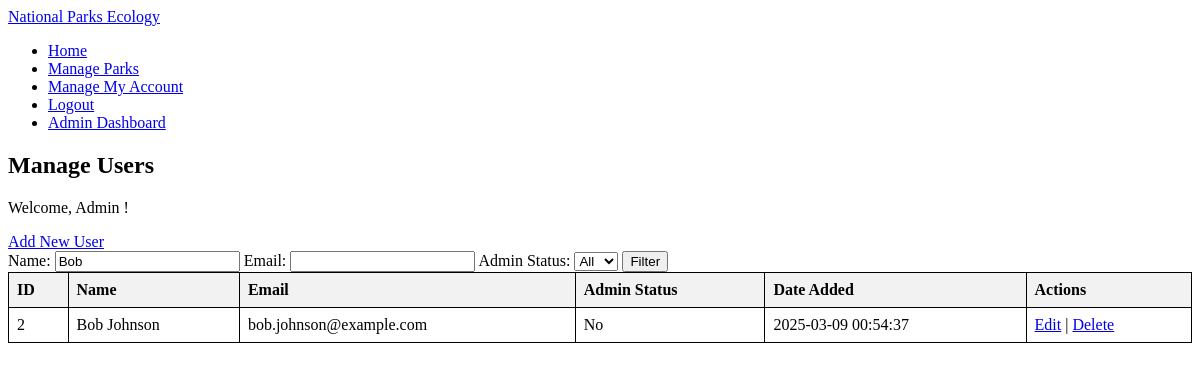
The app's page /admin/manageUsers.php?name=Bob (signed in) with its own data.
### tables this page shows
CREATE TABLE `users` (
  `id` int(11) NOT NULL,
  `first` varchar(50) NOT NULL,
  `last` varchar(50) NOT NULL,
  `email` varchar(100) NOT NULL,
  `password` varchar(255) NOT NULL,
  `is_admin` enum('Yes','No') DEFAULT 'No',
  `dateAdded` timestamp NOT NULL DEFAULT current_timestamp()
);

### admin/manageUsers.php (the view, shortened to what this page needs)
<?php
include('../reusable/connection.php');
$whereClauses = [];
$params = [];
$paramTypes = "";
if (!empty($_GET['name'])) {
    $whereClauses[] = "(first LIKE ? OR last LIKE ?)";
    $params[] = "%" . $_GET['name'] . "%";
    $params[] = "%" . $_GET['name'] . "%";
    $paramTypes .= "ss";
}
$whereSQL = (!empty($whereClauses)) ? " WHERE " . implode(" AND ", $whereClauses) : "";
$query = "SELECT id, first, last, email, is_admin, dateAdded FROM users $whereSQL ORDER BY dateAdded DESC";
$stmt = $connect->prepare($query);
if (!empty($params)) {
    $stmt->bind_param($paramTypes, ...$params);
}
$stmt->execute();
$result = $stmt->get_result();
?>
<!DOCTYPE html>
<html lang="en">
<head>
</head>
<body>
<?php include('../reusable/nav.php'); ?>
    <h2>Manage Users</h2>
    <p>Welcome, <?php echo htmlspecialchars($_SESSION['first'] . " " . $_SESSION['last']); ?>!</p>
    <a href="createUser.php">Add New User</a>
    <form method="GET">
        <label>Name:</label>
        <input type="text" name="name" value="<?php echo htmlspecialchars($_GET['name'] ?? ''); ?>">
        <label>Email:</label>
        <input type="text" name="email" value="<?php echo htmlspecialchars($_GET['email'] ?? ''); ?>">
        <label>Admin Status:</label>
        <select name="is_admin">
            <option value="">All</option>
        </select>
        <button type="submit">Filter</button>
    </form>
    <?php if ($result->num_rows > 0): ?>
        <table>
            <tr>
                <th>ID</th>
                <th>Name</th>
                <th>Email</th>
                <th>Admin Status</th>
                <th>Date Added</th>
                <th>Actions</th>
            </tr>
            <?php while ($row = $result->fetch_assoc()): ?>
                <tr>
                    <td><?php echo htmlspecialchars($row['id']); ?></td>
                    <td><?php echo htmlspecialchars($row['first'] . " " . $row['last']); ?></td>
                    <td><?php echo htmlspecialchars($row['email']); ?></td>
                    <td><?php echo htmlspecialchars($row['is_admin']); ?></td>
                    <td><?php echo htmlspecialchars($row['dateAdded']); ?></td>
                    <td>
                        <a href="updateUser.php?id=<?php echo $row['id']; ?>">Edit</a> |
                        <a href="deleteUser.php?id=<?php echo $row['id']; ?>" onclick="return confirm('Are you sure you want to delete this user?');">Delete</a>
                    </td>
                </tr>
            <?php endwhile; ?>
        </table>
    <?php else: ?>
        <p>No users found.</p>
    <?php endif; ?>
</body>
</html>

### admin/manageUsers.php (style rules this page uses)
table { width: 100%; border-collapse: collapse; }
table, th, td { border: 1px solid black; }
th, td { padding: 8px; text-align: left; }
th { background-color: #f2f2f2; }

### records on screen
users: id "2", first+last "Bob Johnson", email "bob.johnson@example.com", is_admin "No", dateAdded "2025-03-09 00:54:37"

### other values on screen
$_SESSION['first'] . " " . $_SESSION['last'] "Admin"
